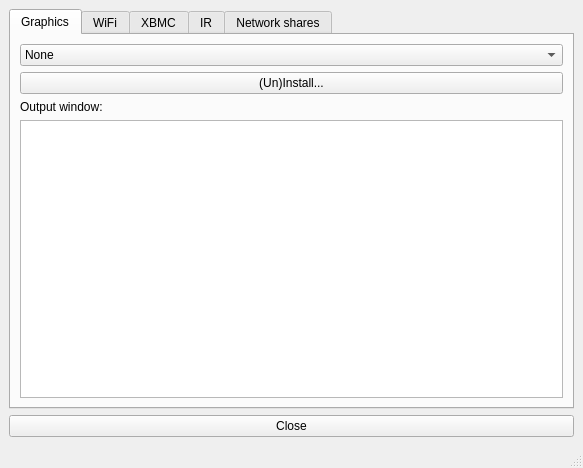
<?xml version="1.0" encoding="UTF-8"?>
<ui version="4.0">
 <class>MainWindow</class>
 <widget class="QMainWindow" name="MainWindow">
  <property name="geometry">
   <rect>
    <x>0</x>
    <y>0</y>
    <width>583</width>
    <height>468</height>
   </rect>
  </property>
  <property name="windowTitle">
   <string>MainWindow</string>
  </property>
  <widget class="QWidget" name="centralwidget">
   <layout class="QVBoxLayout" name="verticalLayout">
    <item>
     <widget class="QTabWidget" name="tabWidget">
      <property name="currentIndex">
       <number>0</number>
      </property>
      <widget class="QWidget" name="tab">
       <attribute name="title">
        <string>Graphics</string>
       </attribute>
       <layout class="QVBoxLayout" name="verticalLayout_4">
        <item>
         <widget class="QComboBox" name="comboBox">
          <item>
           <property name="text">
            <string>None</string>
           </property>
          </item>
          <item>
           <property name="text">
            <string>NVidia</string>
           </property>
          </item>
          <item>
           <property name="text">
            <string>ATI</string>
           </property>
          </item>
         </widget>
        </item>
        <item>
         <widget class="QPushButton" name="pushButton">
          <property name="text">
           <string>(Un)Install...</string>
          </property>
         </widget>
        </item>
        <item>
         <widget class="QLabel" name="label_5">
          <property name="text">
           <string>Output window:</string>
          </property>
         </widget>
        </item>
        <item>
         <widget class="QPlainTextEdit" name="plainTextEdit"/>
        </item>
       </layout>
      </widget>
      <widget class="QWidget" name="tab_2">
       <attribute name="title">
        <string>WiFi</string>
       </attribute>
       <widget class="QCheckBox" name="chk_WiFiEnabled">
        <property name="geometry">
         <rect>
          <x>230</x>
          <y>70</y>
          <width>89</width>
          <height>21</height>
         </rect>
        </property>
        <property name="text">
         <string>Enable</string>
        </property>
       </widget>
       <widget class="QPushButton" name="btn_Connect">
        <property name="geometry">
         <rect>
          <x>220</x>
          <y>30</y>
          <width>100</width>
          <height>24</height>
         </rect>
        </property>
        <property name="text">
         <string>Connect</string>
        </property>
       </widget>
       <widget class="QListWidget" name="lsv_SSIDs">
        <property name="geometry">
         <rect>
          <x>0</x>
          <y>50</y>
          <width>221</width>
          <height>81</height>
         </rect>
        </property>
       </widget>
       <widget class="QLabel" name="label">
        <property name="geometry">
         <rect>
          <x>10</x>
          <y>30</y>
          <width>111</width>
          <height>16</height>
         </rect>
        </property>
        <property name="text">
         <string>Visible networks</string>
        </property>
       </widget>
      </widget>
      <widget class="QWidget" name="tab_3">
       <attribute name="title">
        <string>XBMC</string>
       </attribute>
       <layout class="QVBoxLayout" name="verticalLayout_2">
        <item>
         <widget class="QLabel" name="label_2">
          <property name="text">
           <string>Keystrokes</string>
          </property>
         </widget>
        </item>
        <item>
         <widget class="QTreeWidget" name="treeWidget">
          <column>
           <property name="text">
            <string>Key</string>
           </property>
          </column>
          <column>
           <property name="text">
            <string>XBMC command</string>
           </property>
          </column>
          <item>
           <property name="text">
            <string>Global</string>
           </property>
           <item>
            <property name="text">
             <string>P</string>
            </property>
            <property name="text">
             <string>Play</string>
            </property>
           </item>
          </item>
          <item>
           <property name="text">
            <string>FullScreenInfo</string>
           </property>
           <item>
            <property name="text">
             <string>f</string>
            </property>
            <property name="text">
             <string>FastForward</string>
            </property>
           </item>
           <item>
            <property name="text">
             <string>r</string>
            </property>
            <property name="text">
             <string>&lt;Default&gt; [Rewind]</string>
            </property>
           </item>
          </item>
         </widget>
        </item>
        <item>
         <widget class="QPushButton" name="pushButton_9">
          <property name="text">
           <string>Add...</string>
          </property>
         </widget>
        </item>
       </layout>
      </widget>
      <widget class="QWidget" name="tab_4">
       <attribute name="title">
        <string>IR</string>
       </attribute>
       <widget class="QCheckBox" name="checkBox">
        <property name="geometry">
         <rect>
          <x>10</x>
          <y>20</y>
          <width>191</width>
          <height>21</height>
         </rect>
        </property>
        <property name="text">
         <string>Enable ir-keytable at boot</string>
        </property>
       </widget>
       <widget class="QLabel" name="label_3">
        <property name="geometry">
         <rect>
          <x>10</x>
          <y>50</y>
          <width>131</width>
          <height>16</height>
         </rect>
        </property>
        <property name="text">
         <string>Loading table from:</string>
        </property>
       </widget>
       <widget class="QLabel" name="label_4">
        <property name="geometry">
         <rect>
          <x>10</x>
          <y>80</y>
          <width>311</width>
          <height>16</height>
         </rect>
        </property>
        <property name="text">
         <string>/usr/local/share/ir_keytables/remote.ir_ketyable</string>
        </property>
       </widget>
       <widget class="QPushButton" name="pushButton_5">
        <property name="geometry">
         <rect>
          <x>0</x>
          <y>100</y>
          <width>100</width>
          <height>24</height>
         </rect>
        </property>
        <property name="text">
         <string>Keytable...</string>
        </property>
       </widget>
      </widget>
      <widget class="QWidget" name="tab_5">
       <attribute name="title">
        <string>Network shares</string>
       </attribute>
       <layout class="QVBoxLayout" name="verticalLayout_3">
        <item>
         <widget class="QTreeWidget" name="treeWidget_2">
          <column>
           <property name="text">
            <string>Local directory</string>
           </property>
          </column>
          <column>
           <property name="text">
            <string>NFS path</string>
           </property>
          </column>
          <item>
           <property name="text">
            <string>movies</string>
           </property>
           <property name="text">
            <string>chamber:/mnt/movies</string>
           </property>
          </item>
          <item>
           <property name="text">
            <string>music</string>
           </property>
           <property name="text">
            <string>chamber:/mnt/music</string>
           </property>
          </item>
         </widget>
        </item>
        <item>
         <layout class="QHBoxLayout" name="horizontalLayout">
          <item>
           <widget class="QPushButton" name="pushButton_6">
            <property name="text">
             <string>Add...</string>
            </property>
           </widget>
          </item>
          <item>
           <widget class="QPushButton" name="pushButton_7">
            <property name="text">
             <string>Remove</string>
            </property>
           </widget>
          </item>
         </layout>
        </item>
       </layout>
      </widget>
     </widget>
    </item>
    <item>
     <widget class="QPushButton" name="btn_Close">
      <property name="text">
       <string>Close</string>
      </property>
     </widget>
    </item>
   </layout>
  </widget>
  <widget class="QMenuBar" name="menubar">
   <property name="geometry">
    <rect>
     <x>0</x>
     <y>0</y>
     <width>583</width>
     <height>23</height>
    </rect>
   </property>
  </widget>
  <widget class="QStatusBar" name="statusbar"/>
 </widget>
 <resources/>
 <connections>
  <connection>
   <sender>btn_Close</sender>
   <signal>clicked()</signal>
   <receiver>MainWindow</receiver>
   <slot>close()</slot>
   <hints>
    <hint type="sourcelabel">
     <x>291</x>
     <y>428</y>
    </hint>
    <hint type="destinationlabel">
     <x>291</x>
     <y>233</y>
    </hint>
   </hints>
  </connection>
 </connections>
</ui>
